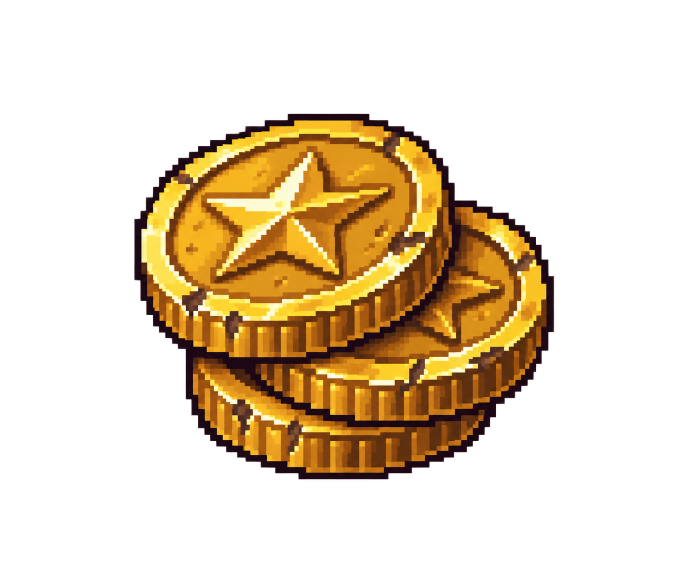
#> input picture art_source/item_pose_refs/gold.png, 1374 x 1145 px (shown at 1/2 size)
$ python assemble_detailed_item_icons.py
#> lines starting #> are read from the running program, lines starting #| are printed output that depends on the picture; after the words box and inside, x2 and y2 are one past the last pixel; in counts of white or black regions, pixels touching at a corner belong together
### art_source/objects.py
# Item icons (16 x 16), corpses and chests, drawn from simple shapes.
# Each part is a layer: the script shades it (light top edge, dark bottom/right edge),
# outlines it, and stacks the layers back to front.
# The positions here must match the regions in items.odin.
import math
from PIL import Image

def rgb(hex_string):
    return tuple(int(hex_string[i:i+2], 16) for i in (1, 3, 5)) + (255,)

OUTLINE = rgb("#1b1a20")
MATERIALS = {
    "gold":     (rgb("#e0b040"), rgb("#f8e27a"), rgb("#a07820")),
    "steel":    (rgb("#b8c0c8"), rgb("#eef2f6"), rgb("#7c848c")),
    "wood":     (rgb("#8a6238"), rgb("#a67a48"), rgb("#5f4225")),
    "dark_wood":(rgb("#5f4225"), rgb("#74542f"), rgb("#43301a")),
    "leather":  (rgb("#8a5a30"), rgb("#a87040"), rgb("#603c1c")),
    "red":      (rgb("#c82828"), rgb("#f05858"), rgb("#801818")),
    "glass":    (rgb("#a8c8d8"), rgb("#e0f2fa"), rgb("#7090a0")),
    "chain":    (rgb("#9aa0a8"), rgb("#c4cad0"), rgb("#6a7078")),
    "goblin":   (rgb("#6aa84f"), rgb("#93c96f"), rgb("#4a7a38")),
    "tunic":    (rgb("#7a5230"), rgb("#94683e"), rgb("#56391f")),
    "hood":     (rgb("#3a6b8c"), rgb("#5a93b5"), rgb("#2b4f69")),
    "pants":    (rgb("#4a3b5c"), rgb("#5f4d74"), rgb("#342944")),
    "boots":    (rgb("#3b2a1b"), rgb("#4d3826"), rgb("#2a1d12")),
    "ogre":     (rgb("#8f9a5a"), rgb("#adb872"), rgb("#6b7440")),
    "fur":      (rgb("#6b4a2b"), rgb("#86603a"), rgb("#4e3520")),
    "inside":   (rgb("#2a1e14"), rgb("#3a2a1c"), rgb("#1e150e")),
    "parchment":(rgb("#d8c48a"), rgb("#f0e2b4"), rgb("#a8925c")),
    "bone":     (rgb("#e4dcc0"), rgb("#f8f2dc"), rgb("#b0a880")),
    "claw":     (rgb("#3a3028"), rgb("#544636"), rgb("#221c16")),
}
DETAIL = {
    "dark": rgb("#1b1a20"), "shine": rgb("#ffffff"), "tusk": rgb("#e8e0c8"),
    "skin": rgb("#e8b796"), "eye_x": rgb("#1b1a20"), "gold": rgb("#f8e27a"), "gold_dark": rgb("#c89830"),
    "ring_dark": rgb("#6a7078"), "ring_light": rgb("#c4cad0"),
}

class Layer:
    def __init__(self, material, width, height):
        self.material, self.width, self.height = material, width, height
        self.pixels = set()
    def inside(self, x, y):
        return 0 <= x < self.width and 0 <= y < self.height
    # [46 lines left out: functions ellipse, rect, line, tapered, compose, not called in this run]

# ---------------------------------------------------------------------------
# Item icons, 16 x 16, in Item_Kind order
# ---------------------------------------------------------------------------

def icon(*layers, details=None):
    return compose(16, 16, list(layers), details)

def L(material):
    return Layer(material, 16, 16)

def icon_gold():
    return icon(L("gold").ellipse(6, 11.5, 4.5, 2.4), L("gold").ellipse(10, 9.5, 4.5, 2.4), L("gold").ellipse(7, 6.5, 4.5, 2.4),
                details={(5, 6): "shine", (9, 9): "shine", (4, 11): "shine"})

def icon_potion():
    return icon(L("glass").rect(7, 3, 9, 6), L("red").ellipse(8, 10.5, 5, 4.6), L("wood").rect(7, 1, 9, 2),
                details={(6, 8): "shine", (5, 9): "shine"})

def icon_short_sword():
    return icon(L("steel").line(5, 11, 12.5, 3.5, 2.2), L("wood").line(2.5, 13.5, 4.5, 11.5, 2), L("gold").line(3, 9, 7, 13, 1.6),
                details={(12, 3): "shine"})

def icon_goblin_dagger():
    return icon(L("chain").tapered(5.5, 10.5, 11.5, 4.5, 2.6, 1.2), L("leather").line(3, 13, 5, 11, 2.2), L("dark_wood").line(4, 9, 7, 12, 1.4),
                details={(9, 6): "dark", (11, 5): "shine"})

def icon_spiked_club():
    return icon(L("wood").tapered(3.5, 12.5, 11, 5, 2.2, 5.5),
                details={(13, 5): "shine", (10, 2): "shine", (8, 5): "shine", (12, 8): "shine", (9, 9): "shine"})

def icon_longsword():
    return icon(L("steel").line(4.5, 11.5, 14, 2, 2.2), L("wood").line(1.5, 14.5, 3.5, 12.5, 2), L("gold").line(1.5, 9.5, 6.5, 14.5, 1.8),
                details={(13, 2): "shine", (1, 15): "gold"})

def armor_shape(material):
    return [L(material).rect(4, 4, 11, 13).ellipse(4, 5, 2.6, 2.4).ellipse(11.5, 5, 2.6, 2.4)]

def icon_leather_armor():
    layers = armor_shape("leather") + [L("dark_wood").rect(4, 10, 11, 10)]
    return icon(*layers, details={(7, 4): "dark", (8, 4): "dark", (7, 5): "dark", (8, 5): "dark", (9, 10): "gold"})

# [13 lines left out: functions icon_chain_shirt, icon_town_portal_scroll, not called in this run]

# Trophies: five reusable shapes (an ear, a fang, a tusk, a claw, a skull), each drawn
# once per quest line. The shape says what it is; the quest text says whose it was.
def icon_trophy_ear():
    return icon(L("goblin").ellipse(8, 8, 3.2, 6).ellipse(8, 4, 2.3, 2.1),
                details={(8, 7): "dark", (8, 10): "dark"})

def icon_trophy_fang():
    return icon(L("bone").tapered(8, 3, 6, 13, 3.2, 0.8), details={(7, 4): "shine"})

def icon_trophy_tusk():
    return icon(L("bone").tapered(5, 13, 11, 3, 3.6, 1.0), details={(10, 4): "shine"})

def icon_trophy_claw():
    return icon(L("claw").tapered(4, 13, 12, 2, 2.4, 0.6), details={(11, 3): "shine"})

def icon_trophy_skull():
    return icon(L("bone").ellipse(8, 6, 4.2, 3.6).rect(5, 8, 11, 10),
                details={(6, 6): "eye_x", (10, 6): "eye_x", (7, 10): "dark", (9, 10): "dark"})

# One quest line's worth of trophies, in the depth order the line's quests are offered.
TROPHY_LINE = [icon_trophy_ear, icon_trophy_fang, icon_trophy_tusk, icon_trophy_claw, icon_trophy_skull]

ICONS = [icon_gold, icon_potion, icon_short_sword, icon_goblin_dagger, icon_spiked_club, icon_longsword, icon_leather_armor, icon_chain_shirt, icon_town_portal_scroll]
for _ in range(5):  # Elder's, Smith's, Hunter's, Priestess's, and the Guard Captain's lines
    ICONS.extend(TROPHY_LINE)

# ---------------------------------------------------------------------------
# Corpses and chests
# ---------------------------------------------------------------------------

# [51 lines left out: functions goblin_corpse, adventurer_corpse, ogre_corpse, chest, build_icons, not called in this run]

# Layout of objects.png (must match OBJECT_REGIONS in items.odin)
OBJECT_LAYOUT = {
    "goblin_corpse":     (0, 0),
    "adventurer_corpse": (24, 0),
    "ogre_corpse":       (48, 0),
    "chest_closed":      (0, 24),
    "chest_open":        (20, 24),
}

# [7 lines left out: function build_objects, not called in this run]

# [9 lines that do not run on import are left out]

### art_source/modern_item_icons.py
#!/usr/bin/env python3
"""Build the complete 47-item runtime atlas at the modern 20 px icon size."""

from pathlib import Path

from PIL import Image, ImageDraw

import items_new
import objects as old


ROOT = Path(__file__).resolve().parents[1]
ASSETS = ROOT / "assets"
CELL = 20


def modern_icon(kind: str) -> Image.Image:
    """Native 20px replacement art for the nine common inventory items."""
    image = Image.new("RGBA", (CELL, CELL), (0, 0, 0, 0))
    draw = ImageDraw.Draw(image)
    outline, steel, steel_hi = (24, 22, 29, 255), (132, 145, 160, 255), (232, 238, 242, 255)
    leather, leather_hi, gold = (100, 58, 34, 255), (177, 111, 61, 255), (238, 190, 61, 255)
    red, blue, paper = (198, 54, 54, 255), (70, 124, 183, 255), (224, 207, 158, 255)
    def polygon(points, fill, width=1):
        draw.polygon(points, fill=fill); draw.line(points + [points[0]], fill=outline, width=width)
    if kind == "gold":
        for x, y in ((6, 12), (11, 10), (4, 14)):
            draw.ellipse((x, y, x + 8, y + 5), fill=gold, outline=outline)
            draw.line((x + 2, y + 1, x + 6, y + 1), fill=(255, 232, 116, 255))
    elif kind == "potion":
        draw.rectangle((8, 2, 11, 6), fill=paper, outline=outline); draw.rectangle((7, 5, 12, 8), fill=steel, outline=outline)
        draw.rounded_rectangle((5, 7, 14, 17), radius=3, fill=red, outline=outline); draw.rectangle((7, 9, 8, 14), fill=(255, 176, 154, 255))
    elif kind in ("short_sword", "dagger", "longsword"):
        # A vertical blade plus obvious crossguard survives 20px much better
        # than the earlier diagonal line, which read like a wand in-game.
        top = 2 if kind == "longsword" else (5 if kind == "short_sword" else 7)
        width = 4 if kind == "longsword" else 3
        polygon([(10, top), (10 - width, top + 4), (10 - 1, 14), (10 + 1, 14), (10 + width, top + 4)], steel)
        draw.line((10, top + 2, 10, 13), fill=steel_hi, width=1)
        guard = gold if kind != "dagger" else leather
        draw.line((4 if kind != "dagger" else 6, 14, 16 if kind != "dagger" else 14, 14), fill=outline, width=3)
        draw.line((4 if kind != "dagger" else 6, 14, 16 if kind != "dagger" else 14, 14), fill=guard, width=1)
        draw.line((10, 15, 10, 18), fill=outline, width=3); draw.line((10, 15, 10, 18), fill=leather, width=1)
    elif kind == "club":
        draw.line((5, 16, 13, 7), fill=outline, width=5); draw.line((5, 16, 13, 7), fill=leather, width=3)
        draw.ellipse((10, 3, 18, 10), fill=(91, 70, 58, 255), outline=outline); draw.line((12, 4, 16, 5), fill=leather_hi)
    elif kind == "leather":
        polygon([(5, 4), (14, 4), (17, 8), (14, 17), (5, 17), (2, 8)], leather)
        draw.line((7, 5, 7, 15), fill=leather_hi); draw.line((12, 5, 12, 15), fill=(72, 42, 28, 255))
    elif kind == "chain":
        polygon([(5, 4), (14, 4), (17, 8), (14, 17), (5, 17), (2, 8)], steel)
        for y in range(7, 16, 3):
            draw.line((5, y, 14, y), fill=steel_hi); draw.point((7, y + 1), fill=outline)
    elif kind == "scroll":
        # Rolled ends and a central portal spiral keep this from reading as a
        # plain document when shown at native scale in an inventory slot.
        draw.rectangle((5, 5, 15, 15), fill=paper, outline=outline)
        draw.ellipse((4, 3, 16, 7), fill=paper, outline=outline)
        draw.ellipse((4, 13, 16, 17), fill=paper, outline=outline)
        draw.arc((7, 7, 13, 13), 35, 330, fill=blue, width=2)
        draw.point((10, 10), fill=(238, 244, 255, 255))
    return image


# [19 lines left out: functions fit, tint, not called in this run]


def trophy(form: int, color: tuple[int, int, int]) -> Image.Image:
    """Five legible trophy forms, each recoloured for its monster family."""
    image = Image.new("RGBA", (CELL, CELL), (0, 0, 0, 0))
    draw = ImageDraw.Draw(image)
    outline = (24, 22, 29, 255)
    hi = tuple(min(255, channel + 55) for channel in color) + (255,)
    base = color + (255,)
    dark = tuple(max(0, channel - 55) for channel in color) + (255,)
    def poly(points): draw.polygon(points, fill=base); draw.line(points + [points[0]], fill=outline, width=1)
    if form == 0:  # ear
        poly([(6, 15), (5, 8), (9, 3), (14, 5), (13, 12), (10, 17)])
        draw.line((8, 13, 10, 7), fill=hi, width=2)
    elif form == 1:  # fang
        poly([(8, 3), (14, 5), (12, 15), (9, 18), (7, 12)])
        draw.line((10, 6, 10, 14), fill=hi)
    elif form == 2:  # tusk
        poly([(5, 3), (12, 4), (15, 9), (12, 16), (7, 18), (10, 11), (6, 8)])
        draw.line((7, 5, 12, 9), fill=hi, width=2)
    elif form == 3:  # claw
        poly([(5, 16), (6, 8), (9, 4), (10, 11), (13, 3), (14, 10), (16, 7), (15, 16)])
        draw.line((8, 14, 8, 8), fill=hi); draw.line((12, 14, 13, 8), fill=dark)
    else:  # skull
        draw.ellipse((4, 3, 16, 14), fill=base, outline=outline)
        draw.rectangle((7, 11, 14, 17), fill=base, outline=outline)
        draw.rectangle((7, 8, 9, 10), fill=outline); draw.rectangle((12, 8, 14, 10), fill=outline)
        draw.line((8, 14, 13, 14), fill=hi)
    return image


def trophy_set() -> list[Image.Image]:
    palettes = [(86, 163, 75), (186, 97, 57), (133, 82, 166), (69, 127, 153), (176, 137, 57)]
    return [trophy(form, color) for color in palettes for form in range(5)]


def advanced_icon(kind: int) -> Image.Image:
    """Eight distinct equipment silhouettes designed directly on the 20px grid."""
    image = Image.new("RGBA", (CELL, CELL), (0, 0, 0, 0))
    d = ImageDraw.Draw(image)
    o, s, sh, wood, gold = (24, 22, 29, 255), (132, 145, 160, 255), (228, 236, 241, 255), (117, 71, 40, 255), (225, 183, 63, 255)
    if kind == 0: d.line((5, 16, 12, 7), fill=o, width=5); d.line((5, 16, 12, 7), fill=wood, width=3); d.polygon([(10, 3), (18, 6), (13, 11)], fill=s, outline=o)
    elif kind == 1: d.line((6, 16, 13, 9), fill=o, width=5); d.line((6, 16, 13, 9), fill=wood, width=3); d.ellipse((9, 3, 17, 11), fill=s, outline=o); d.ellipse((11, 4, 13, 6), fill=sh)
    elif kind == 2: d.line((5, 16, 13, 8), fill=o, width=6); d.line((5, 16, 13, 8), fill=wood, width=3); d.rectangle((9, 3, 17, 10), fill=s, outline=o); d.line((11, 4, 15, 4), fill=sh, width=2)
    elif kind == 3: d.line((5, 17, 16, 3), fill=o, width=4); d.line((5, 17, 16, 3), fill=sh, width=2); d.line((4, 14, 9, 18), fill=wood, width=3)
    elif kind == 4: d.line((5, 16, 15, 4), fill=o, width=4); d.line((5, 16, 15, 4), fill=sh, width=2); d.line((4, 13, 10, 18), fill=gold, width=2)
    elif kind == 5: d.polygon([(10, 2), (17, 6), (15, 16), (10, 18), (4, 14), (4, 6)], fill=wood, outline=o); d.ellipse((8, 8, 12, 12), fill=s, outline=o)
    elif kind == 6: d.pieslice((4, 2, 16, 16), 180, 360, fill=s, outline=o); d.rectangle((5, 9, 15, 14), fill=s, outline=o); d.line((7, 7, 13, 7), fill=sh, width=2)
    else: d.rounded_rectangle((5, 5, 15, 17), radius=3, fill=(78, 167, 104, 255), outline=o); d.rectangle((8, 2, 12, 6), fill=gold, outline=o); d.line((8, 10, 12, 10), fill=(184, 245, 157, 255))
    return image


def charm(index: int) -> Image.Image:
    colors = [(104, 167, 217, 255), (205, 92, 115, 255), (94, 171, 96, 255), (172, 116, 208, 255), (232, 190, 72, 255)]
    image = Image.new("RGBA", (CELL, CELL), (0, 0, 0, 0)); d = ImageDraw.Draw(image)
    c, o = colors[index], (24, 22, 29, 255)
    d.line((10, 2, 10, 6), fill=o, width=2); d.ellipse((4, 5, 16, 17), fill=c, outline=o)
    d.ellipse((7, 8, 13, 14), outline=(238, 238, 220, 255), width=1)
    d.point((9, 9), fill=(255, 255, 255, 255))
    return image


def build_icons() -> list[Image.Image]:
    base = [
        lambda: modern_icon("gold"), lambda: modern_icon("potion"), lambda: modern_icon("short_sword"),
        lambda: modern_icon("dagger"), lambda: modern_icon("club"), lambda: modern_icon("longsword"),
        lambda: modern_icon("leather"), lambda: modern_icon("chain"), lambda: modern_icon("scroll"),
    ]
    return [draw() for draw in base] + trophy_set() + [advanced_icon(index) for index in range(8)] + [charm(index) for index in range(5)]
#> in trophy_set, `palettes = [(86, 163, 75), (186, 97, 57), (133, 82, 166), (69, 127, 15..`: palettes = [(86, 163, 75), (186, 97, 57), (133, 82, 166), (69, 127, 153), (176, 137, 57)]
#> in charm, `colors = [(104, 167, 217, 255), (205, 92, 115, 255), (94, 171, 96, 255..`: colors = [(104, 167, 217, 255), (205, 92, 115, 255), (94, 171, 96, 255), (172, 116, 208, 255), (232, 190, 72, 255)]
#> in charm, `c, o = colors[index], (24, 22, 29, 255)`: c = (104, 167, 217, 255); o = (24, 22, 29, 255)


# [8 lines that do not run on import are left out]

### art_source/items_new.py
# New 16 x 16 item icons, in the same style as assets/item_icons.png.
# Output: new_item_icons.png, one row, to be appended to the existing sheet
# (or kept separate). The order here is the order of the new Item_Kind entries.
from PIL import Image

OUTLINE = (27, 26, 32, 255)
def rgb(h): return tuple(int(h[i:i+2], 16) for i in (1, 3, 5)) + (255,)

MATERIALS = {
    "steel":   (rgb("#b8c0c8"), rgb("#eef2f6"), rgb("#7c848c")),
    "iron":    (rgb("#8f97a0"), rgb("#b9c0c8"), rgb("#5f666e")),
    "wood":    (rgb("#8a6238"), rgb("#a67a48"), rgb("#5f4225")),
    "dark_wood":(rgb("#5f4225"), rgb("#74542f"), rgb("#43301a")),
    "leather": (rgb("#8a5a30"), rgb("#a87040"), rgb("#603c1c")),
    "gold":    (rgb("#e0b040"), rgb("#f8e27a"), rgb("#a07820")),
    "cord":    (rgb("#cfc2a4"), rgb("#e8dec4"), rgb("#9b8f76")),
    "stone":   (rgb("#8d8a84"), rgb("#aeaba4"), rgb("#63615c")),
    "cloth":   (rgb("#4a6f8c"), rgb("#6a93b0"), rgb("#33506a")),
    "bone":    (rgb("#ded8c4"), rgb("#f4f0e2"), rgb("#a9a189")),
    "green":   (rgb("#4f8f45"), rgb("#6fb35f"), rgb("#356030")),
}
DETAIL = {"shine": rgb("#ffffff"), "dark": rgb("#1b1a20"), "gold": rgb("#f8e27a"),
          "red": rgb("#c82828"), "green": rgb("#6fb35f")}

class Layer:
    def __init__(self, material): self.material, self.pixels = material, set()
    def inside(self, x, y): return 0 <= x < 16 and 0 <= y < 16
    # [63 lines left out: functions ellipse, ring, arc, rect, line, tapered and 1 more, not called in this run]

L = Layer

# ---- melee weapons ----
# [4 lines left out: function hand_axe, not called in this run]

def mace():
    return icon(L("wood").line(3.5, 13.5, 9, 8, 1.8), L("iron").ellipse(11, 5.5, 3.4, 3.2),
                details={(11, 2): "dark", (14, 5): "dark", (8, 5): "dark", (11, 9): "dark", (10, 4): "shine"})

# [4 lines left out: function war_hammer, not called in this run]

def spear():
    return icon(L("wood").line(2.5, 14.5, 11, 5, 1.6), L("steel").tapered(10, 6, 14, 1, 2.6, 0.8),
                L("cord").rect(9, 6, 10, 7), details={(13, 2): "shine"})

def rapier():
    return icon(L("steel").line(5, 12, 14, 2, 1.2), L("dark_wood").line(2.5, 14.5, 4.5, 12.5, 1.8),
                L("gold").ring(5.5, 11.5, 2.2, 1.0), details={(13, 2): "shine"})

def buckler():
    return icon(L("iron").ellipse(8, 8, 6.2, 6.2), L("iron").ellipse(8, 8, 2, 2),
                details={(5, 4): "shine", (8, 8): "shine"})

# ---- ranged weapons ----
# [14 lines left out: functions short_bow, crossbow, not called in this run]

def sling():
    return icon(L("cord").line(4, 1, 6, 8, 1.0), L("cord").line(12, 1, 10, 8, 1.0),
                L("leather").ellipse(8, 10, 3.6, 2.8), L("stone").ellipse(8, 10, 1.8, 1.6))

def boomerang():
    return icon(L("wood").line(2, 12, 8, 3, 2.4), L("wood").line(8, 3, 14, 11, 2.4),
                details={(8, 3): "shine", (3, 12): "dark"})

# ---- ammunition ----
# [15 lines left out: functions arrows, bolts, not called in this run]

def rocks():
    return icon(L("stone").ellipse(6, 11, 4, 3.4), L("stone").ellipse(11, 8, 3.4, 3),
                L("stone").ellipse(8, 5, 2.6, 2.2), details={(4, 9): "shine", (10, 6): "shine"})

# ---- other gear ----
def wooden_shield():
    return icon(L("wood").rect(3, 2, 12, 9), L("wood").ellipse(7.5, 9, 5, 4.5),
                L("iron").rect(7, 2, 8, 13), details={(5, 3): "shine"})

# [12 lines left out: functions helmet, bone_charm, not called in this run]

def antidote():
    return icon(L("cloth").rect(7, 3, 9, 6), L("green").ellipse(8, 10.5, 4.6, 4.4),
                L("dark_wood").rect(7, 1, 9, 2), details={(6, 8): "shine"})

ICONS = [("Hand_Axe", hand_axe), ("Mace", mace), ("War_Hammer", war_hammer), ("Spear", spear),
         ("Rapier", rapier), ("Buckler", buckler), ("Short_Bow", short_bow), ("Crossbow", crossbow),
         ("Sling", sling), ("Boomerang", boomerang), ("Arrow", arrows), ("Bolt", bolts),
         ("Rock", rocks), ("Wooden_Shield", wooden_shield), ("Helmet", helmet),
         ("Bone_Charm", bone_charm), ("Antidote", antidote)]

# [8 lines that do not run on import are left out]

### art_source/assemble_detailed_item_icons.py
#!/usr/bin/env python3
"""Assemble the native 32px item atlas, replacing cells as source art arrives."""

from pathlib import Path

from PIL import Image

import modern_item_icons as legacy


ROOT = Path(__file__).resolve().parents[1]
ASSETS = ROOT / "assets"
SOURCES = ROOT / "art_source" / "item_pose_refs"
CELL = 32
SOURCE_BY_COLUMN = {
    0: "gold.png", 1: "healing_potion.png", 2: "short_sword.png", 3: "goblin_dagger.png", 4: "spiked_club.png",
    5: "longsword.png", 6: "leather_armor.png", 7: "chain_shirt.png",
    8: "town_portal_scroll.png",
    39: "wooden_shield.png", 40: "helmet.png",
    34: "hand_axe.png", 35: "mace.png",
    36: "war_hammer.png", 37: "spear.png",
    38: "rapier.png", 41: "antidote.png",
}
TROPHY_SOURCE_BY_FORM = ("trophy_ear.png", "trophy_fang.png", "trophy_tusk.png", "trophy_claw.png", "trophy_skull.png")
TROPHY_FAMILY_COLORS = ((87, 169, 74), (192, 108, 61), (144, 88, 175), (70, 137, 164), (184, 148, 61))
CHARM_COLORS = ((86, 166, 219), (207, 91, 113), (91, 176, 96), (177, 113, 210), (233, 188, 70))


def source_icon(name: str) -> Image.Image:
    image = Image.open(SOURCES / name).convert("RGBA")
    box = image.getchannel("A").getbbox()
    if box is None:
        raise ValueError(f"{name}: empty alpha")
    image = image.crop(box)
    scale = min(28 / image.width, 28 / image.height)
    size = (max(1, round(image.width * scale)), max(1, round(image.height * scale)))
    image = image.resize(size, Image.Resampling.BOX)
    alpha = image.getchannel("A").point(lambda value: 255 if value >= 150 else 0)
    rgb = image.convert("RGB").quantize(colors=18, method=Image.Quantize.FASTOCTREE).convert("RGB")
    result = Image.new("RGBA", (CELL, CELL), (0, 0, 0, 0))
    result.paste(rgb, ((CELL - size[0]) // 2, (CELL - size[1]) // 2), alpha)
    return result


# [23 lines left out: functions trophy_icon, charm_icon, not called in this run]


def main() -> None:
    # Existing non-source cells stay at their current artwork, centred and
    # nearest-upscaled only until their own detailed source is available.
    legacy_icons = legacy.build_icons()
    atlas = Image.new("RGBA", (CELL * len(legacy_icons), CELL), (0, 0, 0, 0))
    for column, icon in enumerate(legacy_icons):
        if column in SOURCE_BY_COLUMN:
            icon = source_icon(SOURCE_BY_COLUMN[column])
        elif 9 <= column <= 33:
            icon = trophy_icon((column - 9) % 5, (column - 9) // 5)
        elif 42 <= column <= 46:
            icon = charm_icon(column - 42)
        else:
            icon = icon.resize((32, 32), Image.Resampling.NEAREST)
        atlas.alpha_composite(icon, (column * CELL, 0))
    atlas.save(ASSETS / "item_icons.png")
    print(f"item_icons.png: {atlas.size[0]}x{atlas.size[1]} RGBA, {len(legacy_icons)} cells")


if __name__ == "__main__":
    main()
#> in main, `legacy_icons = legacy.build_icons()`: legacy_icons = 47 items
#> in source_icon, image is the input picture: PIL image 1374x1145 RGBA; mean R, G, B, A 49.7, 33.8, 10.6, 74.2
#> in source_icon, `box = image.getchannel("A").getbbox()`: box = (49, 20, 1287, 1145)
#> in source_icon, `image = image.crop(box)`:
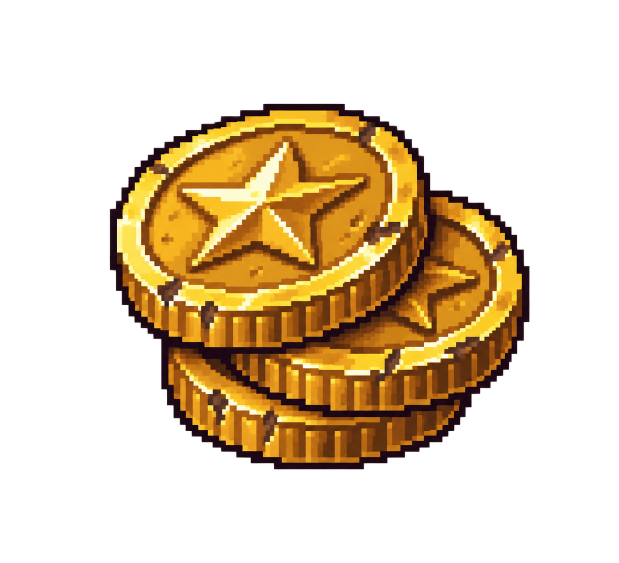
#> image: PIL image 1238x1125 RGBA (shown at 1/2 size); mean R, G, B, A 56.1, 38.2, 11.9, 83.8; transparent parts drawn white
#> in source_icon, `image = image.resize(size, Image.Resampling.BOX)`:
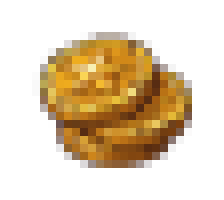
#> image: PIL image 28x25 RGBA (shown 8 times larger); mean R, G, B, A 58.2, 39, 12.6, 83.9; transparent parts drawn white
#> in source_icon, `alpha = image.getchannel("A").point(lambda value: 255 if value >= 150 ..`:
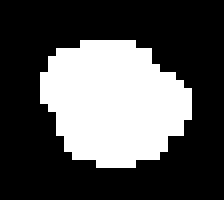
#> alpha: PIL image 28x25 L (shown 8 times larger); 32.6% white; 1 white region, box (x1, y1, x2, y2) and area: (5, 5, 24, 21) 228
#> in source_icon, `rgb = image.convert("RGB").quantize(colors=18, method=Image.Quantize.F..`:
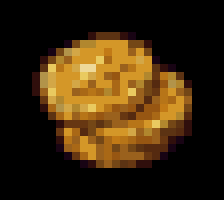
#> rgb: PIL image 28x25 RGB (shown 8 times larger); mean R, G, B 58, 38.8, 12.4
#> in source_icon, `result.paste(rgb, ((CELL - size[0]) // 2, (CELL - size[1]) // 2), alpha)`:
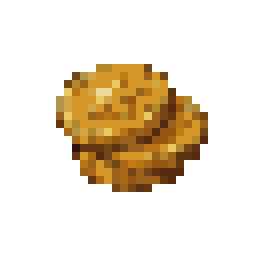
#> result: PIL image 32x32 RGBA (shown 8 times larger); mean R, G, B, A 37.8, 25.8, 7.9, 56.8; transparent parts drawn white
#> in main, `atlas.alpha_composite(icon, (column * CELL, 0))`:
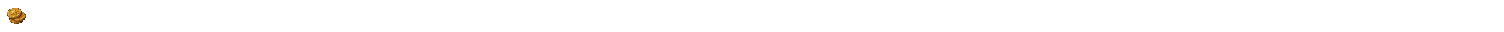
#> atlas: PIL image 1504x32 RGBA; mean R, G, B, A 0.8, 0.5, 0.2, 1.2; transparent parts drawn white
#> (the run stopped early here; a loop or call above may not have finished)
